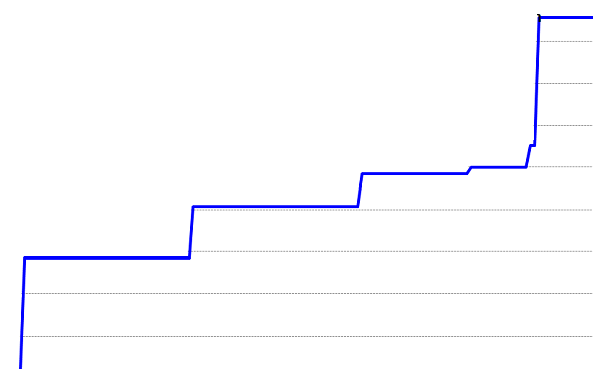
#> input picture Jupyter_Notebook/ESG_Support/15_Extreme weather events - ps-x0-82-y0-42(2).png, 593 x 369 px, given in place of t and contributor to aerosols sulfur dioxide-SSP1-1.9(2).png, which was not available
$ jupyter execute GraphToExcel.ipynb
#> lines starting #> are read from the running program, lines starting #| are printed output that depends on the picture; after the words box and inside, x2 and y2 are one past the last pixel; in counts of white or black regions, pixels touching at a corner belong together; long printed decimals are rounded; pictures that were not available may be replaced by others from this repository, and a replacement may not be noted
[cell 1]
import numpy as np
import cv2 as cv


def pre_pro(pic_name, x0, y0):
    # 打开图片
#> called with x0 = 0, y0 = 0
    img = cv.imread(pic_name)
#> img is the input picture: shape (369, 593, 3); mean B, G, R 254.3, 251.1, 251.1
    # 灰度化
    gray_img = cv.cvtColor(img, cv.COLOR_BGR2GRAY)
    # 二值化
    # 此时的第二个和第三个参数，
    # 即二值化的上下阈值需要根据图片的实际情况个来调整
    ret, binary_img = cv.threshold(gray_img, 180, 255, cv.THRESH_BINARY)
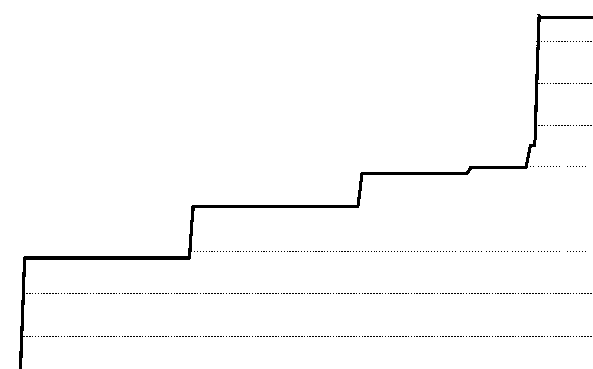
#> binary_img: shape (369, 593); 98.2% white; 595 black regions (594 under 20 px), largest, box (x1, y1, x2, y2) and area: (19, 14, 593, 369) 2942
    print("binary_img")
    print(binary_img)
#> (printed output is left out)
    print(binary_img.shape)
#| (369, 593)
    cv.imshow('binary_img', binary_img)
    cv.waitKey(0)
    cv.destroyAllWindows()

    # 图像像素按行和列求和
    # 二值图像反相
    con_bi_img = 255 - binary_img
    # print(np.shape(binary_img))
    cv.imshow('con_bi_img', con_bi_img)
    cv.waitKey(0)
    cv.destroyAllWindows()
    column_sum_img = np.sum(con_bi_img, axis=0)
#> column_sum_img = 593 values, max 24735 at index 536, min 0 at index 0, mean 1648.7
    row_sum_img = np.sum(con_bi_img, axis=1)
#> row_sum_img = 369 values, max 84405 at index 336, min 0 at index 0, mean 2649.5
    # 排序
    sort_column_sum = np.sort(column_sum_img)
#> sort_column_sum = 593 values from 0 to 24735
    sort_column_sum_indices = np.argsort(column_sum_img)
#> sort_column_sum_indices = 593 values, max 592 at index 26, min 0 at index 0, mean 296
    sort_row_sum = np.sort(row_sum_img)
#> sort_row_sum = 369 values from 0 to 84405
    sort_row_sum_indices = np.argsort(row_sum_img)
#> sort_row_sum_indices = 369 values, max 368 at index 33, min 0 at index 0, mean 184
    print("列：\n")
    print(sort_column_sum[len(sort_column_sum) - 5:])
#| [19125 19125 21930 24480 24735]
    print(sort_column_sum_indices[len(sort_column_sum_indices) - 5:])
#| [ 23 535  22 537 536]
    print("行：\n")
    print(sort_row_sum[len(sort_row_sum) - 5:])
#| [42840 42840 42840 83895 84405]
    print(sort_row_sum_indices[len(sort_row_sum_indices) - 5:])
#| [205 207 206 293 336]

    # 通过每一列和每一行像素和的输出值，判断坐标轴的位置
    # 在坐标轴范围内遍历每一列，将曲线下面的部分设置成黑色
    for i in range(x0, binary_img.shape[1]):
        flag = 0
        for j in range(0, binary_img.shape[0]):
            if binary_img[j][i] == 0:
                flag += j
                break
        for j in range(flag, y0):
            binary_img[j][i] = 0
    cv.imshow('binary_img', binary_img)
    cv.waitKey(0)
    cv.destroyAllWindows()
    return binary_img

[cell 2]
import numpy as np
from numpy.core.fromnumeric import shape
import cv2 as cv

def get_points(picture_name, xMax, xMin, yMax, yMin, x0, y0):

    binary_img = pre_pro(picture_name, x0, y0)
    cv.imshow('binary_img', binary_img)
    cv.waitKey(0)
    cv.destroyAllWindows()

    # 边缘提取
    xgrd = cv.Sobel(binary_img, cv.CV_16SC1, 1, 0)
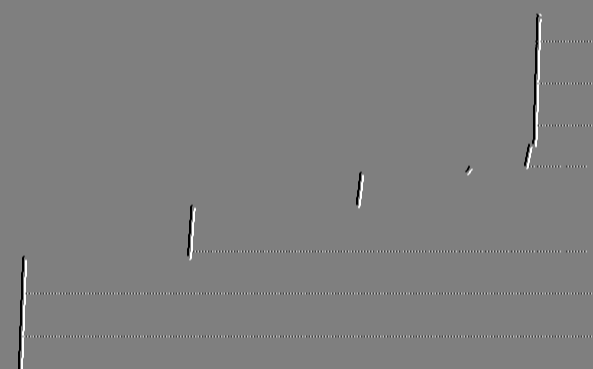
#> xgrd: shape (369, 593) int16; min -1020, max 1020, mean -0.1; drawn with min black and max white
    ygrd = cv.Sobel(binary_img, cv.CV_16SC1, 0, 1)
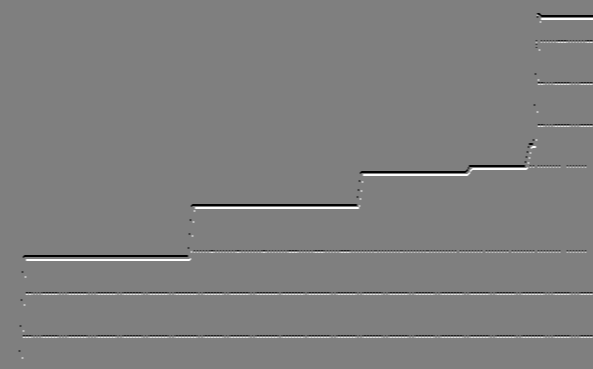
#> ygrd: shape (369, 593) int16; min -1020, max 1020, mean 0; drawn with min black and max white

    egde_output = cv.Canny(xgrd, ygrd, x0, y0)
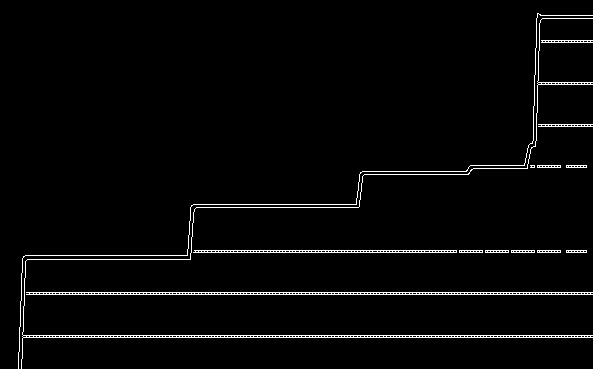
#> egde_output: shape (369, 593); 2.6% white in thin lines or dots
    cv.imshow('canny_edge', egde_output)
    cv.waitKey(0)
    cv.destroyAllWindows()

    # 图像像素按行和列求和
    column_sum_img = np.sum(egde_output, axis=0)
#> column_sum_img = 593 values, max 15810 at index 536, min 0 at index 0, mean 2488.9
    row_sum_img = np.sum(egde_output, axis=1)
#> row_sum_img = 369 values, max 145605 at index 335, min 0 at index 0, mean 3999.8
    # 排序
    sort_column_sum = np.sort(column_sum_img)
#> sort_column_sum = 593 values from 0 to 15810
    sort_column_sum_indices = np.argsort(column_sum_img)
#> sort_column_sum_indices = 593 values, max 592 at index 509, min 0 at index 0, mean 296
    sort_row_sum = np.sort(row_sum_img)
#> sort_row_sum = 369 values from 0 to 145605
    sort_row_sum_indices = np.argsort(row_sum_img)
#> sort_row_sum_indices = 369 values, max 368 at index 123, min 0 at index 0, mean 184
    print(sort_column_sum[len(sort_column_sum) - 10:])
#| [ 7905  9690  9945 10200 10710 10965 11220 11475 11475 15810]
    print(sort_column_sum_indices[len(sort_column_sum_indices) - 10:])
#| [ 24  21 535  22 534 539 533 538 537 536]
    print(sort_row_sum[len(sort_row_sum) - 10:])
#| [ 42075  42075  44880  45135  97410  97665 145095 145095 145605 145605]
    print(sort_row_sum_indices[len(sort_row_sum_indices) - 10:])
#| [259 204 293 336 250 252 294 292 337 335]

    fc = egde_output[0:binary_img.shape[0], 0:binary_img.shape[1]]
    cv.imshow('function_curve', fc)
    cv.waitKey(0)
    cv.destroyAllWindows()

    # 提取图像数据
    rows = (fc.shape)[0]
#> rows = 369
    cols = (fc.shape)[1]
#> cols = 593

    min_x = xMin
    max_x = xMax
    min_y = yMin
    max_y = yMax

    x_axis = np.empty([rows, cols])
    y_axis = np.empty([cols, rows])

    # x_interval和y_interval用于调整数据长度，在报错的时候可以通过他们来调整
    x_interval = (max_x - min_x) / (cols + 1)
#> x_interval = 0.143
    x_value = np.arange(min_x + x_interval, max_x, x_interval)
#> x_value = 593 values from 2015.1 to 2099.9
    # 自动调整长度
    if(cols != (x_value.shape)[0]):
        x_interval = (max_x - min_x) / (cols)
        x_value = np.arange(min_x + x_interval, max_x, x_interval)
    y_interval = (max_y - min_y) / (rows + 1)
#> y_interval = 0.324
    y_value = np.arange(max_y - y_interval, min_y, -y_interval)
    if(rows != (y_value.shape)[0]):
        y_interval = (max_y - min_y) / (rows)
        y_value = np.arange(max_y - y_interval, min_y, -y_interval)
    try:
        x_axis[:, ] = x_value
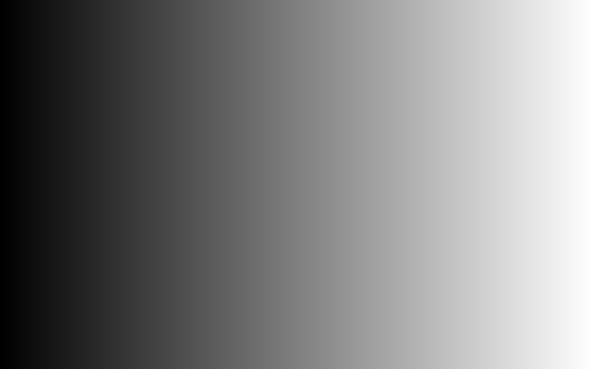
#> x_axis: shape (369, 593) float64; min 2015.1, max 2099.9, mean 2057.5; drawn with min black and max white
        y_axis[:, ] = y_value
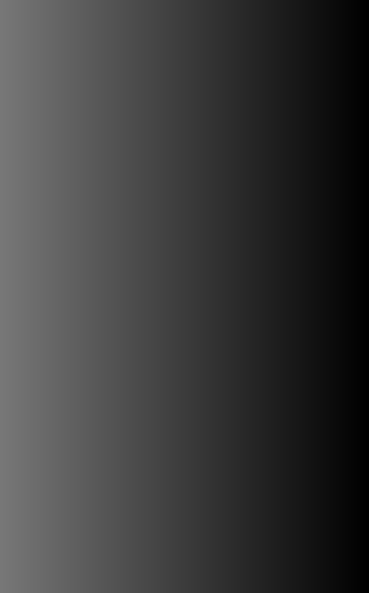
#> y_axis: shape (593, 369) float64; min 0.324, max 119.7, mean 60
    except:
        max_x +=1
        max_y +=1
        x_axis = np.empty([rows, cols])
        y_axis = np.empty([cols, rows])

        # x_interval和y_interval用于调整数据长度，在报错的时候可以通过他们来调整
        x_interval = (max_x - min_x) / (cols + 1)
        x_value = np.arange(min_x + x_interval, max_x, x_interval)
        # 自动调整长度
        if(cols != (x_value.shape)[0]):
            x_interval = (max_x - min_x) / (cols)
            x_value = np.arange(min_x + x_interval, max_x, x_interval)
        y_interval = (max_y - min_y) / (rows + 1)
        y_value = np.arange(max_y - y_interval, min_y, -y_interval)
        if(rows != (y_value.shape)[0]):
            y_interval = (max_y - min_y) / (rows)
            y_value = np.arange(max_y - y_interval, min_y, -y_interval)
        x_axis[:, ] = x_value
        y_axis[:, ] = y_value

    #excepy 结束

    y_axis = y_axis.T

    x_fc = x_axis.T[fc.T == 255]
#> x_fc = 5788 values from 2017.7 to 2099.9
    y_fc = y_axis.T[fc.T == 255]
#> y_fc = 5788 values, max 115.5 at index 4740, min 0.324 at index 16, mean 38.92

    return (x_fc, y_fc)

[cell 3]
# generate excel file
import xlsxwriter
import numpy as np
import os


# [31 lines of commented-out code are left out]


pic_name_original = '21_A new set of scenarios employed in AR6 - ps - one air pollutant and contributor to aerosols sulfur dioxide-SSP1-1.9.png'
pic_name = f"{os.path.splitext(pic_name_original)[0]}(2).png"
res = get_points(pic_name,  2100, 2015, 120, 0,  0, 0)


book = xlsxwriter.Workbook(f"{os.path.splitext(pic_name_original)[0]}.xlsx")
sheet = book.add_worksheet(name='data');
sheet.write(0, 0, "x_axis");
sheet.write(0, 1, "y_axis");

xValue = -999999;
row = 1;
points = np.array(res);
[rows, cols] = points.shape
#> rows = 2; cols = 5788
print(points.shape)
#| (2, 5788)
print(points)
#> (printed output is left out)
for j in range(cols):
  if np.floor(points[0][j]) > xValue:
#     print(np.floor(points[0][j]))
    sheet.write(row, 0, np.floor(points[0][j]));
    sheet.write(row, 1, points[1][j]);
    xValue = np.floor(points[0][j]);
    row += 1;
#> after the loop, row = 84; xValue = 2099

sheet = book.add_worksheet(name = 'picture');
sheet.insert_image('A1',pic_name);
sheet = book.add_worksheet(name = 'picture_original');
sheet.insert_image('A1',pic_name_original);
book.close();

$ run again, on Jupyter_Notebook/ESG_Support/21_A new set of scenarios employed in AR6 - ps - Carbon dioxide - ssp3-7.0(2).png
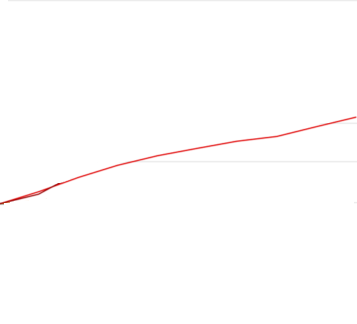
#> input picture Jupyter_Notebook/ESG_Support/21_A new set of scenarios employed in AR6 - ps - Carbon dioxide - ssp3-7.0(2).png, 357 x 324 px, given in place of t and contributor to aerosols sulfur dioxide-SSP1-1.9(2).png, which was not available
#> in pre_pro, img is the input picture: shape (324, 357, 3); mean B, G, R 253.8, 253.8, 254.7
#> in pre_pro, `ret, binary_img = cv.threshold(gray_img, 180, 255, cv.THRESH_BINARY)`:
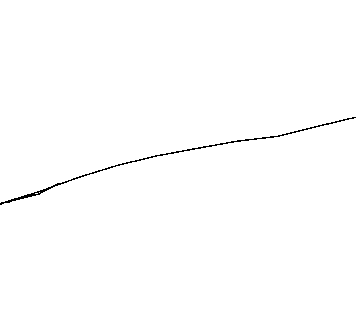
#> binary_img: shape (324, 357); 99.5% white; black in thin lines or dots, all inside (x1, y1, x2, y2) = (0, 117, 356, 205)
#> (printed output is left out)
#| (324, 357)
#> in pre_pro, `column_sum_img = np.sum(con_bi_img, axis=0)`: column_sum_img = 357 values, max 1020 at index 27, min 0 at index 356, mean 430
#> in pre_pro, `row_sum_img = np.sum(con_bi_img, axis=1)`: row_sum_img = 324 values, max 3315 at index 194, min 0 at index 0, mean 473.8
#> in pre_pro, `sort_column_sum = np.sort(column_sum_img)`: sort_column_sum = 357 values from 0 to 1020
#> in pre_pro, `sort_column_sum_indices = np.argsort(column_sum_img)`: sort_column_sum_indices = 357 values, max 356 at index 0, min 0 at index 220, mean 178
#> in pre_pro, `sort_row_sum = np.sort(row_sum_img)`: sort_row_sum = 324 values from 0 to 3315
#> in pre_pro, `sort_row_sum_indices = np.argsort(row_sum_img)`: sort_row_sum_indices = 324 values, max 323 at index 173, min 0 at index 114, mean 161.5
#| [1020 1020 1020 1020 1020]
#| [34 31 40 38 27]
#| [3060 3060 3060 3060 3315]
#| [195 138 139 140 194]
#> in get_points, `egde_output = cv.Canny(xgrd, ygrd, x0, y0)`:
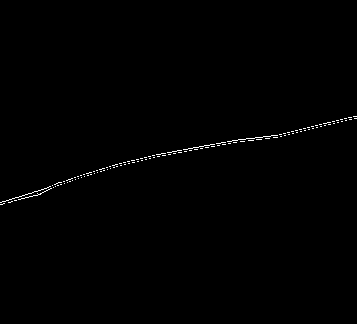
#> egde_output: shape (324, 357); 0.46% white in thin lines or dots, all inside (x1, y1, x2, y2) = (0, 116, 357, 205)
#> in get_points, `column_sum_img = np.sum(egde_output, axis=0)`: column_sum_img = 357 values, max 765 at index 37, min 0 at index 62, mean 377.9
#> in get_points, `row_sum_img = np.sum(egde_output, axis=1)`: row_sum_img = 324 values, max 3570 at index 138, min 0 at index 0, mean 416.3
#> in get_points, `sort_column_sum = np.sort(column_sum_img)`: sort_column_sum = 357 values from 0 to 765
#> in get_points, `sort_column_sum_indices = np.argsort(column_sum_img)`: sort_column_sum_indices = 357 values, max 356 at index 216, min 0 at index 217, mean 178
#> in get_points, `sort_row_sum = np.sort(row_sum_img)`: sort_row_sum = 324 values from 0 to 3570
#| [510 510 510 510 510 510 510 510 765 765]
#| [170 173 174 175 162 163 164 138  37  40]
#| [2295 2295 2295 2550 2550 2550 3060 3315 3570 3570]
#| [144 142 135 141 147 136 140 137 139 138]
#> x_fc = 529 values from 2015.2 to 2100
#> y_fc = 529 values, max 76.8 at index 522, min 44.31 at index 1, mean 61.86
#| (2, 529)
#> (printed output is left out)
#> after the loop `for j in range(cols):`: row = 86; xValue = 2099

$ run again, on Jupyter_Notebook/ESG_Support/21_A new set of scenarios employed in AR6 - ps - Carbon dioxide - ssp5-8.5(2).png
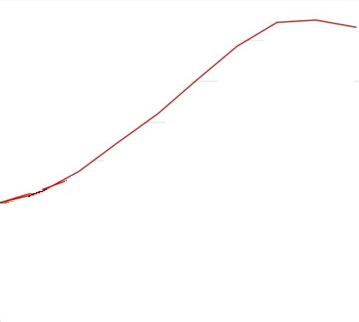
#> input picture Jupyter_Notebook/ESG_Support/21_A new set of scenarios employed in AR6 - ps - Carbon dioxide - ssp5-8.5(2).png, 359 x 322 px, given in place of t and contributor to aerosols sulfur dioxide-SSP1-1.9(2).png, which was not available
#> in pre_pro, img is the input picture: shape (322, 359, 3); mean B, G, R 253.6, 253.7, 254.3
#> in pre_pro, `ret, binary_img = cv.threshold(gray_img, 180, 255, cv.THRESH_BINARY)`:
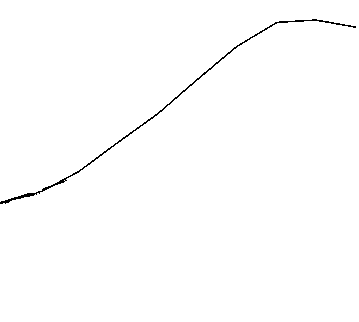
#> binary_img: shape (322, 359); 99.4% white; black in thin lines or dots, all inside (x1, y1, x2, y2) = (0, 19, 356, 204)
#> (printed output is left out)
#| (322, 359)
#> in pre_pro, `column_sum_img = np.sum(con_bi_img, axis=0)`: column_sum_img = 359 values, max 1020 at index 5, min 0 at index 356, mean 503.6
#> in pre_pro, `row_sum_img = np.sum(con_bi_img, axis=1)`: row_sum_img = 322 values, max 8925 at index 21, min 0 at index 0, mean 561.5
#> in pre_pro, `sort_column_sum = np.sort(column_sum_img)`: sort_column_sum = 359 values from 0 to 1020
#> in pre_pro, `sort_column_sum_indices = np.argsort(column_sum_img)`: sort_column_sum_indices = 359 values, max 358 at index 0, min 0 at index 242, mean 179
#> in pre_pro, `sort_row_sum = np.sort(row_sum_img)`: sort_row_sum = 322 values from 0 to 8925
#> in pre_pro, `sort_row_sum_indices = np.argsort(row_sum_img)`: sort_row_sum_indices = 322 values, max 321 at index 0, min 0 at index 136, mean 160.5
#| [1020 1020 1020 1020 1020]
#| [28 27  5 62 63]
#| [3060 3315 5610 7140 8925]
#| [ 25 195  22  20  21]
#> in get_points, `egde_output = cv.Canny(xgrd, ygrd, x0, y0)`:
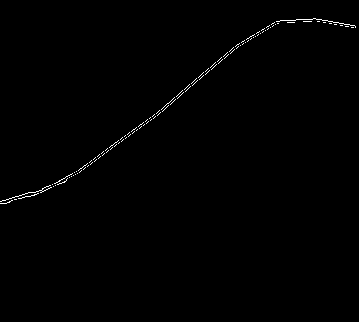
#> egde_output: shape (322, 359); 0.5% white in thin lines or dots, all inside (x1, y1, x2, y2) = (0, 18, 356, 204)
#> in get_points, `column_sum_img = np.sum(egde_output, axis=0)`: column_sum_img = 359 values, max 765 at index 9, min 0 at index 204, mean 413.4
#> in get_points, `row_sum_img = np.sum(egde_output, axis=1)`: row_sum_img = 322 values, max 5865 at index 19, min 0 at index 0, mean 460.9
#> in get_points, `sort_column_sum = np.sort(column_sum_img)`: sort_column_sum = 359 values from 0 to 765
#> in get_points, `sort_column_sum_indices = np.argsort(column_sum_img)`: sort_column_sum_indices = 359 values, max 358 at index 0, min 0 at index 168, mean 179
#> in get_points, `sort_row_sum = np.sort(row_sum_img)`: sort_row_sum = 322 values from 0 to 5865
#> in get_points, `sort_row_sum_indices = np.argsort(row_sum_img)`: sort_row_sum_indices = 322 values, max 321 at index 7, min 0 at index 8, mean 160.5
#| [510 510 510 510 765 765 765 765 765 765]
#| [157 170 168 166  66   9  64  42  34  59]
#| [2040 2550 2550 2550 2805 3060 4590 5355 5610 5865]
#| [ 26  25 192 196  24  23  22  21  20  19]
#> x_fc = 582 values from 2015.2 to 2100.3
#> y_fc = 582 values, max 113.9 at index 516, min 44.58 at index 1, mean 81.63
#| (2, 582)
#> (printed output is left out)
#> after the loop `for j in range(cols):`: row = 87; xValue = 2100

$ run again, on Jupyter_Notebook/ESG_Support/21_A new set of scenarios employed in AR6 - ps - Nitrous oxide - SSP1-1.9(2).png
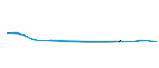
#> input picture Jupyter_Notebook/ESG_Support/21_A new set of scenarios employed in AR6 - ps - Nitrous oxide - SSP1-1.9(2).png, 159 x 68 px, given in place of t and contributor to aerosols sulfur dioxide-SSP1-1.9(2).png, which was not available
#> in pre_pro, img is the input picture: shape (68, 159, 3); mean B, G, R 253.7, 252.5, 249.8
#> in pre_pro, `ret, binary_img = cv.threshold(gray_img, 180, 255, cv.THRESH_BINARY)`:
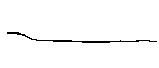
#> binary_img: shape (68, 159); 97.9% white; black in thin lines or dots, all inside (x1, y1, x2, y2) = (7, 32, 157, 43)
#> (printed output is left out)
#| (68, 159)
#> in pre_pro, `column_sum_img = np.sum(con_bi_img, axis=0)`: column_sum_img = 159 values, max 765 at index 17, min 0 at index 0, mean 362.5
#> in pre_pro, `row_sum_img = np.sum(con_bi_img, axis=1)`: row_sum_img = 68 values, max 23970 at index 41, min 0 at index 0, mean 847.5
#> in pre_pro, `sort_column_sum = np.sort(column_sum_img)`: sort_column_sum = 159 values from 0 to 765
#> in pre_pro, `sort_column_sum_indices = np.argsort(column_sum_img)`: sort_column_sum_indices = 159 values, max 158 at index 8, min 0 at index 0, mean 79
#> in pre_pro, `sort_row_sum = np.sort(row_sum_img)`: sort_row_sum = 68 values from 0 to 23970
#> in pre_pro, `sort_row_sum_indices = np.argsort(row_sum_img)`: sort_row_sum_indices = 68 values, max 67 at index 17, min 0 at index 41, mean 33.5
#| [510 510 510 765 765]
#| [103 102 101  18  17]
#| [ 3060  3570  7140 13005 23970]
#| [32 33 42 40 41]
#> in get_points, `egde_output = cv.Canny(xgrd, ygrd, x0, y0)`:
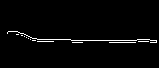
#> egde_output: shape (68, 159); 2.2% white in thin lines or dots, all inside (x1, y1, x2, y2) = (7, 31, 157, 43)
#> in get_points, `column_sum_img = np.sum(egde_output, axis=0)`: column_sum_img = 159 values, max 765 at index 156, min 0 at index 0, mean 381.7
#> in get_points, `row_sum_img = np.sum(egde_output, axis=1)`: row_sum_img = 68 values, max 19635 at index 40, min 0 at index 0, mean 892.5
#> in get_points, `sort_column_sum = np.sort(column_sum_img)`: sort_column_sum = 159 values from 0 to 765
#> in get_points, `sort_row_sum = np.sort(row_sum_img)`: sort_row_sum = 68 values from 0 to 19635
#> in get_points, `sort_row_sum_indices = np.argsort(row_sum_img)`: sort_row_sum_indices = 68 values, max 67 at index 16, min 0 at index 40, mean 33.5
#| [510 510 510 510 510 510 510 510 510 765]
#| [ 45  44  43  42  41  40  39  53  52 156]
#| [  765  1020  1275  1275  1530  2550  7395 11475 12240 19635]
#| [32 35 34 33 38 31 41 42 39 40]
#> x_fc = 238 values from 2019.2 to 2098.4
#> y_fc = 238 values, max 64.35 at index 2, min 45.22 at index 97, mean 49.87
#| (2, 238)
#| [[2019.25       2019.25       2019.781    2020.3125     2020.844
#|   2021.375      2021.906    2022.4375     2022.969    2023.5
#|   2024.031    2024.031    2024.5625     2024.5625     2025.094
#|   2025.094    2025.625      2026.156    2026.6875     2026.6875
#|   2027.219    2027.219    2027.75       2028.281    2028.281
#|   2028.8125     2029.344    2029.344    2029.875      2030.406
#> (further printed lines are left out)
#> after the loop `for j in range(cols):`: row = 81; xValue = 2098
